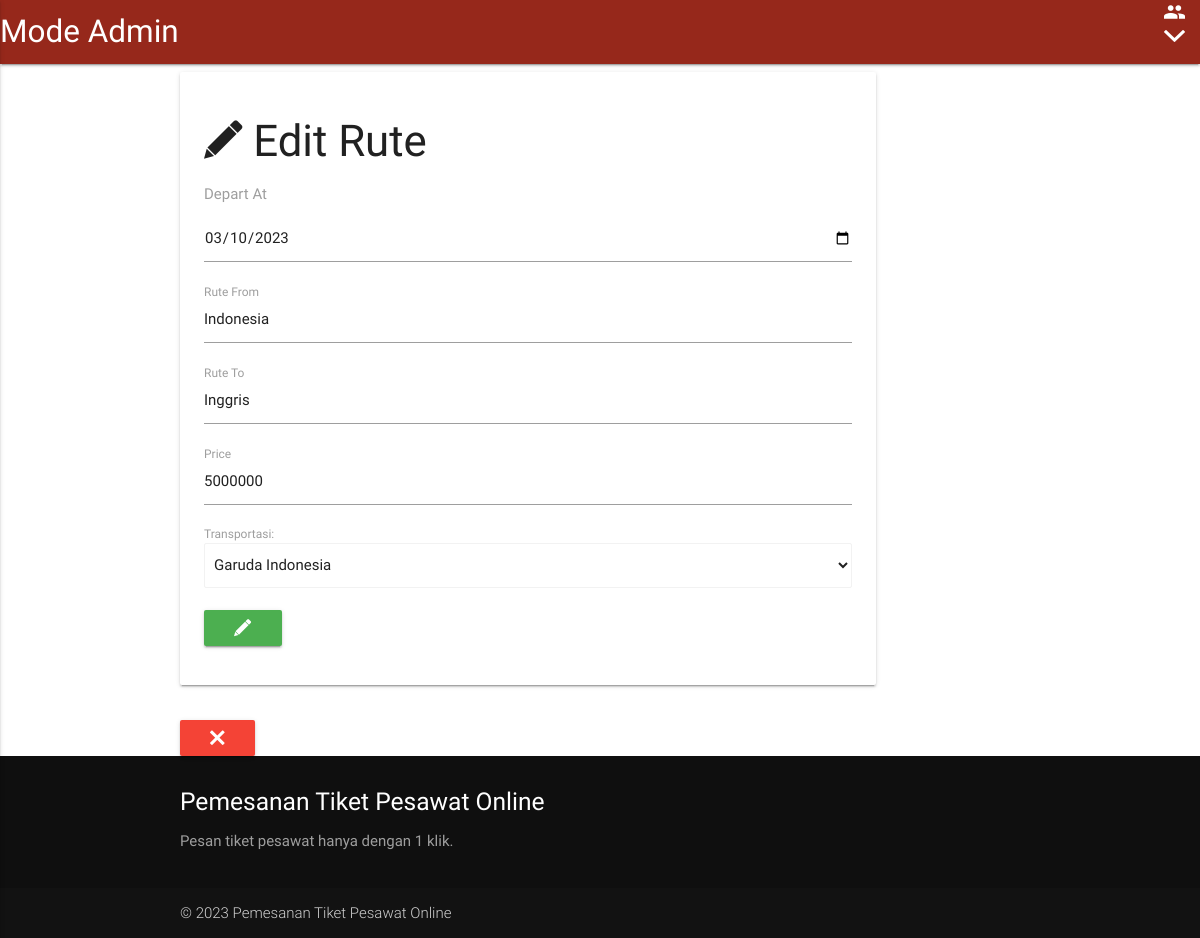
Screenshot of /admin/rute_u.php?id_rute=1 (signed in) with the database file from the repository.
### tables this page shows
CREATE TABLE `rute` (
  `id_rute` int(11) NOT NULL,
  `depart` date NOT NULL,
  `rute_from` text NOT NULL,
  `rute_to` text NOT NULL,
  `price` decimal(10,0) NOT NULL,
  `id_trans` int(11) NOT NULL
);

### admin/rute_u.php (the view, shortened to what this page needs)
<html>
<head>
    <link rel="stylesheet" href="../css/materialize.min.css">
    <link rel="stylesheet" href="../css/ionicons.min.css">
</head>
<body>
    <?php include "nav.php"; ?>
    <div class="container">
        <div class="row">
            <div class="col s10">
                <div class="card-panel">
                    <h3><i class="ion-edit"></i> Edit Rute</h3>
                    <?php include "koneksi.php";
                    $id = $_GET['id_rute'];
                    $sql = mysqli_query($conn, 'select * from rute where id_rute="' . $id . '" ');
                    $dtt = mysqli_fetch_array($sql);
                    ?>
                    <form method="post" action="rute_uu.php?id_rute=<?= $dtt['id_rute']; ?>">
                        <div class="input-field">
                            <p class="grey-text">Depart At</p>
                            <input type="date" name="depart" id="depart" value="<?= $dtt['depart']; ?>">
                        </div>
                        <div class="input-field">
                            <input type="text" name="rute_from" id="rutf" value="<?= $dtt['rute_from']; ?>" required>
                            <label for="rutf">Rute From</label>
                        </div>
                        <div class="input-field">
                            <input type="text" name="rute_to" id="rutt" value="<?= $dtt['rute_to']; ?>" required>
                            <label for="rutt">Rute To</label>
                        </div>
                        <div class="input-field">
                            <input type="number" name="price" id="price" value="<?= $dtt['price']; ?>">
                            <label for="price">Price</label>
                        </div>
                        <label>Transportasi:</label>
                        <select name="id_trans" class="browser-default">
                            <?php
                            include 'koneksi.php';
                            $result = mysqli_query($conn, "SELECT * FROM trans ");
                            while ($row = mysqli_fetch_assoc($result)) { ?>
                                <option value="<?php echo $row['id_trans'] ?>"><?php echo $row['description'] ?></option>
                            <?php } ?>
                        </select>
                        <br>
                        <button class="btn waves-effect green"><i class="ion-edit"></i></button>
                    </form>
                </div>
            </div>
        </div>
        <a href="index.php" onclick="window.close();"><button class="btn waves-effect red"><i class="ion-close"></i></button></a>
    </div>
    <?php include "footer.php"; ?>
</body>
</html>

### rows the page displays
rute: depart "03/10/2023", rute_from "Indonesia", rute_to "Inggris", price "5000000"

### other values shown
form field id_trans "Garuda Indonesia"
